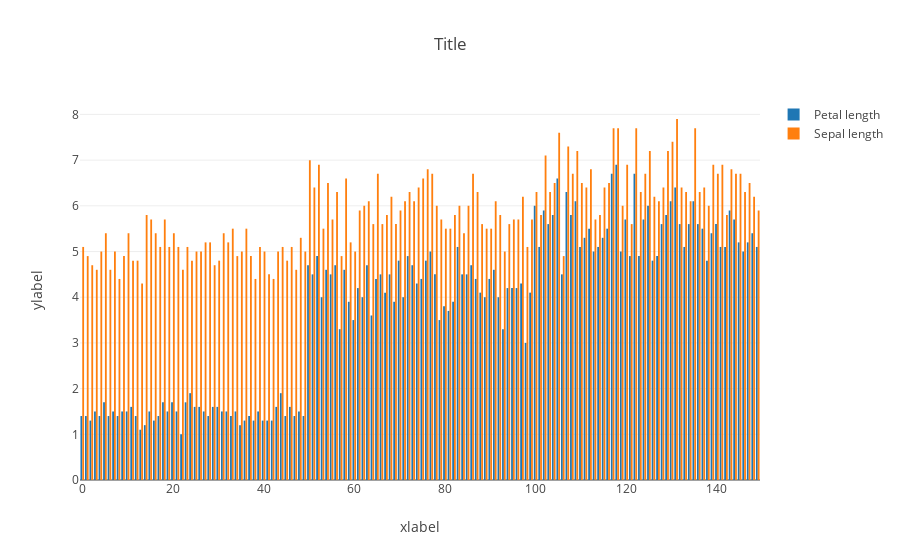

Source (notebook cell):
### Markdown cell above
# Balkendiagramme

### Code cell
import plotly.graph_objects as go

fig = go.Figure(data=[
    go.Bar(name='Petal length', x=np.arange(len(iris)), y=iris['petal length (cm)']),
    go.Bar(name='Sepal length', x=np.arange(len(iris)), y=iris['sepal length (cm)'])
])

fig.update_layout(template='none', title='Title', xaxis_title='xlabel', yaxis_title='ylabel')
fig.show()

### Figure 1 — Plotly figure (JSON) as saved in the notebook; plotly's stock layout.template omitted (floating-point values rounded to 4 significant figures; data arrays with more than 128 entries replaced by an {"elided": "..."} marker saying what was removed)
{"data": [{"name": "Petal length", "type": "bar", "x": {"elided": "150 int values"}, "y": {"elided": "150 float values"}}, {"name": "Sepal length", "type": "bar", "x": {"elided": "150 int values"}, "y": {"elided": "150 float values"}}], "layout": {"autosize": true, "title": {"text": "Title"}, "xaxis": {"autorange": true, "range": [-0.5, 149.5], "title": {"text": "xlabel"}, "type": "linear"}, "yaxis": {"autorange": true, "range": [0, 8.316], "title": {"text": "ylabel"}, "type": "linear"}}}
